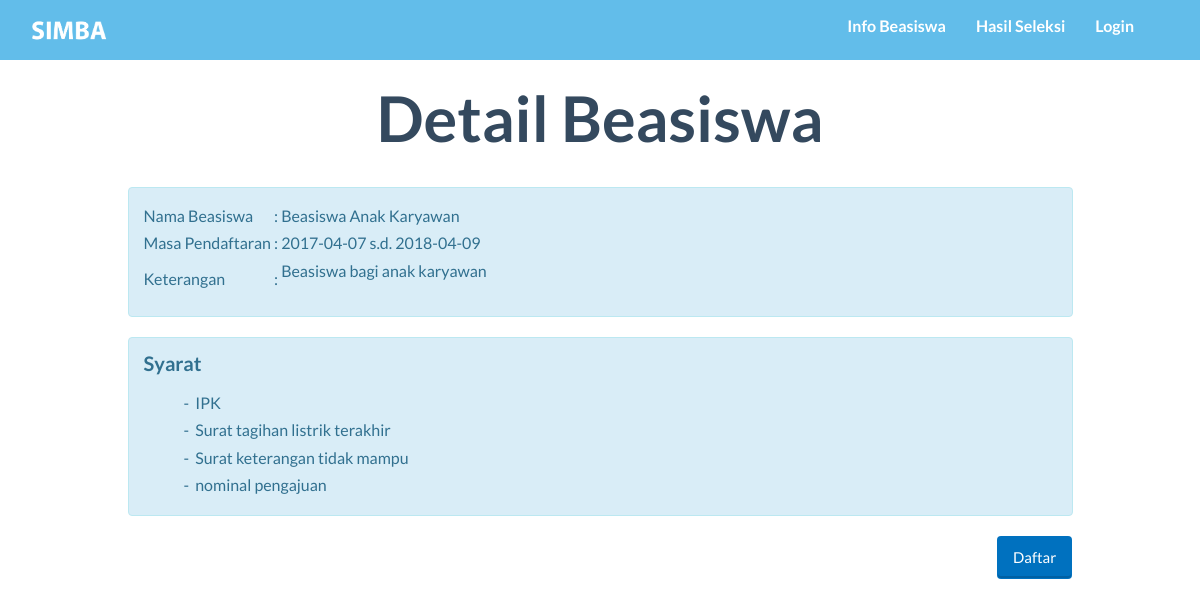
The app's page /detail_beasiswa.php?id=A01, older data.
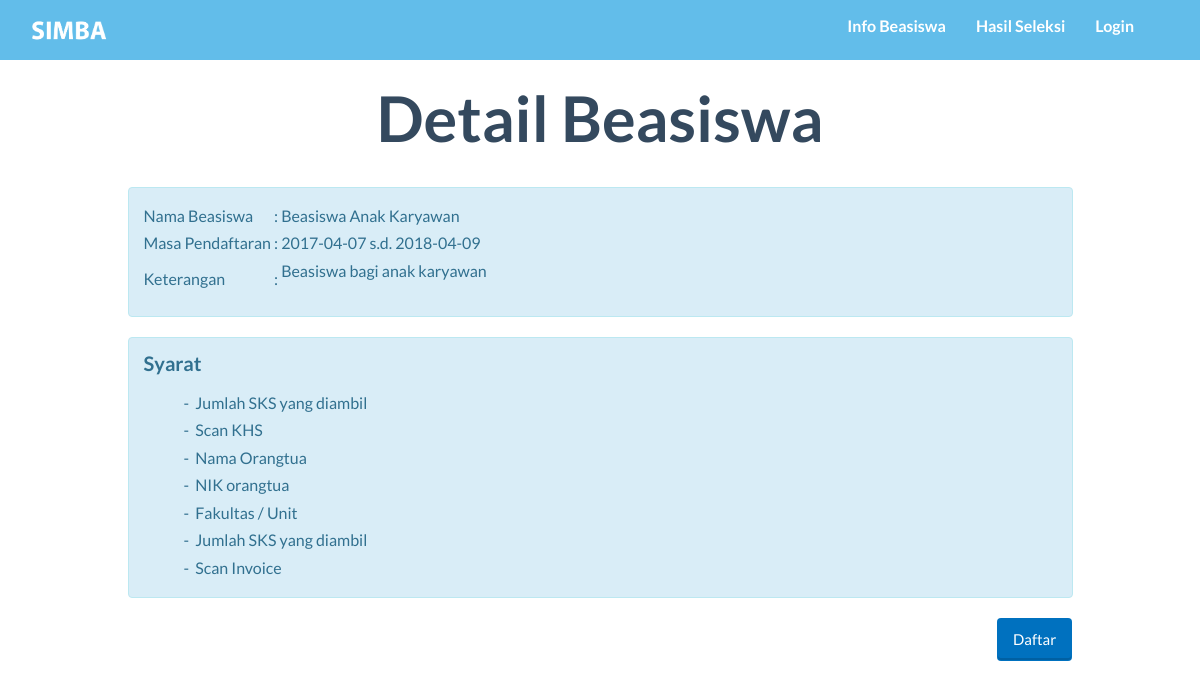
The same page, newer data.
### tables this page shows
CREATE TABLE `ref_syarat` (
  `kd_syarat` char(3) NOT NULL,
  `nama_syarat` varchar(99) NOT NULL,
  `tipe_syarat` char(2) NOT NULL
);

### detail_beasiswa.php (the view, shortened to what this page needs)
<?php
Include("function/koneksi.php");
?>
<!DOCTYPE HTML>
<html>
<head>
  <link href="css/bootstrap.min.css" rel="stylesheet">
  <link rel="stylesheet" href="https://maxcdn.bootstrapcdn.com/bootstrap/3.3.7/css/bootstrap.min.css">
  <link href="font-awesome/css/font-awesome.min.css" rel="stylesheet">
  <link href="css/general.css" rel="stylesheet">
  <link href="css/custom.css" rel="stylesheet">
  <link href="css/owl.carousel.css" rel="stylesheet">
  <link href="css/owl.theme.css" rel="stylesheet">
  <link href="css/style.css" rel="stylesheet">
  <link href="css/animate.css" rel="stylesheet">
  <link rel="stylesheet" href="css/magnific-popup.css">
</head>
<body>
  <nav class="navbar-default" role="navigation" style="position: fixed; top: 0px;">
    <div class="container">
      <a class="" href="index.php">
        <img src="img/logo2.png" height="45px" style="margin-top:8px; margin-left:0" id="logo"/>
      </a>
      <div class="collapse navbar-collapse navbar-right navbar-ex1-collapse stuckMenu">
        <ul class="nav navbar-nav">
          <li class="menuItem"><a href="index.php#infoBeasiswa">Info Beasiswa </a></li>
          <li class="menuItem"><a href="index.php#hasilSeleksi">Hasil Seleksi </a></li>
          <?php
          if(isset($_SESSION['login_user'])){
            $username= $_SESSION['login_user'];
            echo'
            <li class="menuItem dropdown">
            <a class="dropdown-toggle" data-toggle="dropdown" href="#">'.$username.'<span class="caret"></span></a>
            <ul class="dropdown-menu">
            <li><a href="function/logout.php">Logout</a></li>
            </ul>
            </li>';
          } else {
            echo'<li class="menuItem"><a href="form_login.php">Login</a></li>';
          }
          ?>
        </ul>
      </div>
    </div>
  </nav>
  <div class="container">
    <div class="row">
      <br>
      <a href="index.php#infoBeasiswa">Back to Home</a>
        <h2 class="text-center"> Detail Beasiswa</h2>
    <?php
    $kode_bsw= $_GET['id'];
    $getBswSql="SELECT kd_bsw,nama_bsw,tgl_buka,tgl_tutup,Keterangan,kuota from beasiswa where kd_bsw='$kode_bsw'";
    $getBeasiswa=mysqli_query($koneksi,$getBswSql);
    $rowBsw=mysqli_fetch_array($getBeasiswa);
    ?>
    <br>
    <div class="col-md-1 col-lg-1"></div>
    <div class="col-md-10">
      <div class="alert alert-info" id="ringkasanBsw">
        <table>
          <tr>
            <td> Nama Beasiswa</td>
            <td>&nbsp:&nbsp</td>
            <td><?php echo $rowBsw['nama_bsw'];?></td>
          </tr>
          <tr>
            <td> Masa Pendaftaran </td>
            <td>&nbsp:&nbsp</td>
            <td><?php echo $rowBsw['tgl_buka'];?> s.d. <?php echo $rowBsw['tgl_tutup'];?></td>
          </tr>
          <tr>
            <td> Keterangan</td>
            <td> &nbsp:&nbsp</td>
            <td><p><?php echo $rowBsw['Keterangan'];?></p></td>
          </tr>
        </table>
      </div>
      <?php
      $getSyrSql="SELECT nama_syarat FROM ref_syarat rs NATURAL JOIN syarat_bsw sb NATURAL JOIN beasiswa b WHERE b.kd_bsw='$kode_bsw'";
      $getSyrBeasiswa=mysqli_query($koneksi,$getSyrSql);
      ?>
      <div class="alert alert-info" id="syaratBsw">
        <h4> Syarat</h4>
        <ul style="list-style-type:disc">
        <?php
        while ($rowSyrBsw=mysqli_fetch_array($getSyrBeasiswa)){
          echo"<li> - &nbsp";
          echo $rowSyrBsw['nama_syarat'];
          echo "</li>";
        }
         ?>
       </ul>
      </div>
    <?php
    if ($rowBsw['tgl_tutup'] > date("Y-m-d")){
      if(isset($_SESSION['login_user'])){
        $availableMsg='<a href="form_daftar_beasiswa.php?kd_bsw='.$rowBsw['kd_bsw'].'" class="btn wow tada btn-embossed btn-primary pull-right animated animated">Daftar</a>';
      } else{
        $availableMsg='<a href="form_login.php" class="btn wow tada btn-embossed btn-primary pull-right animated animated">Daftar</a>';
      }} else{
        $availableMsg='<div class="alert alert-danger" style="opacity:0.7;">Pendaftaran telah ditutup</div>';
      }
      echo $availableMsg;
      ?>
  </div>
</div>
</div>
  </html>

Row changes from the older to the newer data that the page shows:
no longer on this page (row unchanged): ref_syarat: nama_syarat "IPK"
no longer on this page (row edited): ref_syarat: nama_syarat "Surat tagihan listrik terakhir"
no longer on this page (row edited): ref_syarat: nama_syarat "Surat keterangan tidak mampu"
no longer on this page (row unchanged): ref_syarat: nama_syarat "nominal pengajuan"
now on this page (row unchanged): ref_syarat: nama_syarat "Jumlah SKS yang diambil"
added ref_syarat: nama_syarat "Scan KHS"
added ref_syarat: nama_syarat "Nama Orangtua"
added ref_syarat: nama_syarat "NIK orangtua"
added ref_syarat: nama_syarat "Fakultas / Unit"
added ref_syarat: nama_syarat "Scan Invoice"
